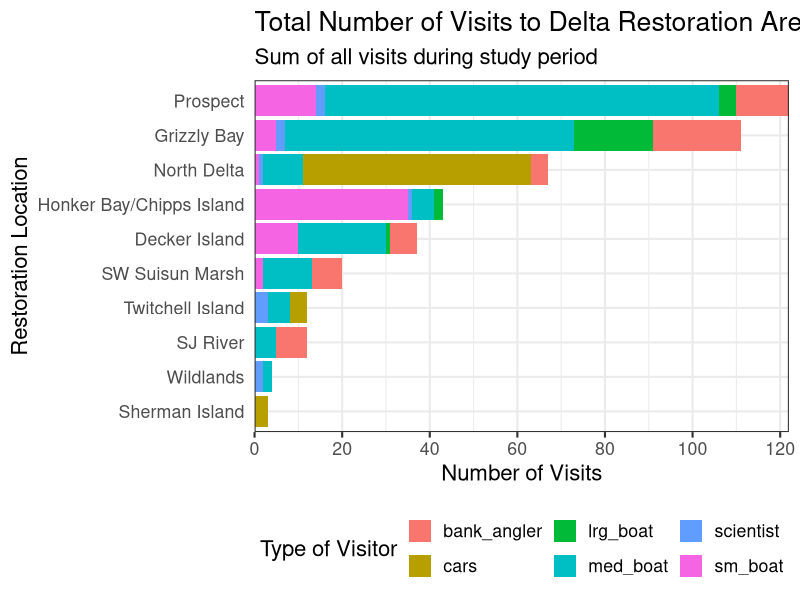

Source code (R):
## This script creates a finalize plot for total visits to Delta restoration sites by "type" of visitor

## Load libraries ----
library(readr)
library(ggplot2)
library(forcats)
library(dplyr)


## Read data ----
visits_loc <- read_csv("data_clean/delta_restoration_loc_visits_2022_2023.csv")


## Adding column with total number of visitors ----
visits_totals <- visits_loc %>% 
    group_by(restore_loc) %>%
    mutate(n = sum(total_visits)) %>% 
    ungroup()


## Saving my plotting theme ----
my_theme <- theme_bw(base_size = 16) +
    theme(legend.position = "bottom",
          axis.ticks.y = element_blank())

## Plot ----
ggplot(data = visits_totals,
       aes(x = fct_reorder(restore_loc, n), y = total_visits,
           fill = visitor_type))+
    geom_col()+
    labs(x = "Restoration Location",
         y = "Number of Visits",
         fill = "Type of Visitor",
         title = "Total Number of Visits to Delta Restoration Areas by visitor type",
         subtitle = "Sum of all visits during study period")+
    coord_flip()+
    scale_y_continuous(breaks = seq(0,120, 20), expand = c(0,0))+
    my_theme


